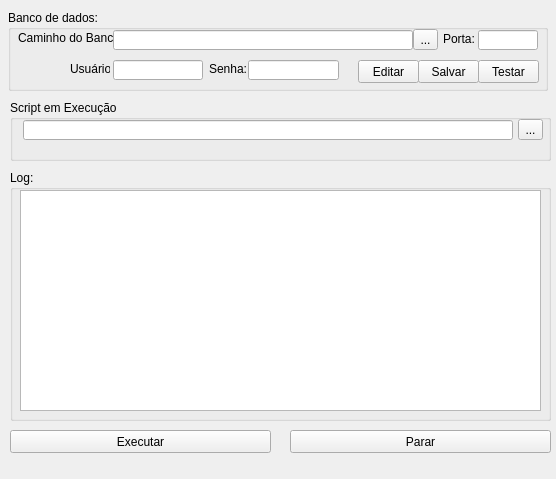
<?xml version="1.0" encoding="UTF-8"?>
<ui version="4.0">
 <class>MainWindow</class>
 <widget class="QMainWindow" name="MainWindow">
  <property name="geometry">
   <rect>
    <x>0</x>
    <y>0</y>
    <width>556</width>
    <height>479</height>
   </rect>
  </property>
  <property name="windowTitle">
   <string>MainWindow</string>
  </property>
  <widget class="QWidget" name="centralwidget">
   <widget class="QGroupBox" name="BancodeDados">
    <property name="geometry">
     <rect>
      <x>8</x>
      <y>10</y>
      <width>540</width>
      <height>81</height>
     </rect>
    </property>
    <property name="title">
     <string>Banco de dados:</string>
    </property>
    <widget class="QLabel" name="label">
     <property name="geometry">
      <rect>
       <x>10</x>
       <y>20</y>
       <width>101</width>
       <height>16</height>
      </rect>
     </property>
     <property name="text">
      <string>Caminho do Banco:</string>
     </property>
    </widget>
    <widget class="QLineEdit" name="ca_CaminhoBD">
     <property name="geometry">
      <rect>
       <x>105</x>
       <y>20</y>
       <width>300</width>
       <height>20</height>
      </rect>
     </property>
    </widget>
    <widget class="QToolButton" name="btn_AbrirExploradorBD">
     <property name="geometry">
      <rect>
       <x>405</x>
       <y>19</y>
       <width>25</width>
       <height>21</height>
      </rect>
     </property>
     <property name="text">
      <string>...</string>
     </property>
    </widget>
    <widget class="QLineEdit" name="ca_UsuarioBD">
     <property name="geometry">
      <rect>
       <x>105</x>
       <y>50</y>
       <width>90</width>
       <height>20</height>
      </rect>
     </property>
    </widget>
    <widget class="QLabel" name="label_2">
     <property name="geometry">
      <rect>
       <x>62</x>
       <y>51</y>
       <width>40</width>
       <height>16</height>
      </rect>
     </property>
     <property name="text">
      <string>Usuário:</string>
     </property>
    </widget>
    <widget class="QLabel" name="label_3">
     <property name="geometry">
      <rect>
       <x>201</x>
       <y>51</y>
       <width>40</width>
       <height>16</height>
      </rect>
     </property>
     <property name="text">
      <string>Senha:</string>
     </property>
    </widget>
    <widget class="QLineEdit" name="ca_SenhaBD">
     <property name="geometry">
      <rect>
       <x>240</x>
       <y>50</y>
       <width>91</width>
       <height>20</height>
      </rect>
     </property>
    </widget>
    <widget class="QLabel" name="label_4">
     <property name="geometry">
      <rect>
       <x>435</x>
       <y>21</y>
       <width>40</width>
       <height>16</height>
      </rect>
     </property>
     <property name="text">
      <string>Porta:</string>
     </property>
    </widget>
    <widget class="QLineEdit" name="ca_PortaBD">
     <property name="geometry">
      <rect>
       <x>470</x>
       <y>20</y>
       <width>60</width>
       <height>20</height>
      </rect>
     </property>
    </widget>
    <widget class="QPushButton" name="btn_SalvarBD">
     <property name="geometry">
      <rect>
       <x>410</x>
       <y>50</y>
       <width>61</width>
       <height>23</height>
      </rect>
     </property>
     <property name="text">
      <string>Salvar</string>
     </property>
    </widget>
    <widget class="QPushButton" name="btn_TestarBD">
     <property name="geometry">
      <rect>
       <x>470</x>
       <y>50</y>
       <width>61</width>
       <height>23</height>
      </rect>
     </property>
     <property name="text">
      <string>Testar</string>
     </property>
    </widget>
    <widget class="QPushButton" name="btn_EditarCaminhoBD">
     <property name="geometry">
      <rect>
       <x>350</x>
       <y>50</y>
       <width>61</width>
       <height>23</height>
      </rect>
     </property>
     <property name="text">
      <string>Editar</string>
     </property>
    </widget>
   </widget>
   <widget class="QGroupBox" name="Script">
    <property name="geometry">
     <rect>
      <x>10</x>
      <y>100</y>
      <width>541</width>
      <height>61</height>
     </rect>
    </property>
    <property name="title">
     <string>Script em Execução</string>
    </property>
    <widget class="QLineEdit" name="ca_CaminhoScript">
     <property name="geometry">
      <rect>
       <x>13</x>
       <y>20</y>
       <width>490</width>
       <height>20</height>
      </rect>
     </property>
    </widget>
    <widget class="QToolButton" name="btn_AbrirExploradorScript">
     <property name="geometry">
      <rect>
       <x>508</x>
       <y>19</y>
       <width>25</width>
       <height>21</height>
      </rect>
     </property>
     <property name="text">
      <string>...</string>
     </property>
    </widget>
   </widget>
   <widget class="QGroupBox" name="Log">
    <property name="geometry">
     <rect>
      <x>10</x>
      <y>170</y>
      <width>541</width>
      <height>251</height>
     </rect>
    </property>
    <property name="title">
     <string>Log:</string>
    </property>
    <widget class="QPlainTextEdit" name="campoLogs">
     <property name="geometry">
      <rect>
       <x>10</x>
       <y>20</y>
       <width>521</width>
       <height>221</height>
      </rect>
     </property>
    </widget>
   </widget>
   <widget class="QPushButton" name="btn_IniciarBot">
    <property name="geometry">
     <rect>
      <x>10</x>
      <y>430</y>
      <width>261</width>
      <height>23</height>
     </rect>
    </property>
    <property name="text">
     <string>Executar</string>
    </property>
   </widget>
   <widget class="QPushButton" name="btn_PararBot">
    <property name="geometry">
     <rect>
      <x>290</x>
      <y>430</y>
      <width>261</width>
      <height>23</height>
     </rect>
    </property>
    <property name="text">
     <string>Parar</string>
    </property>
   </widget>
  </widget>
 </widget>
 <resources/>
 <connections/>
</ui>
